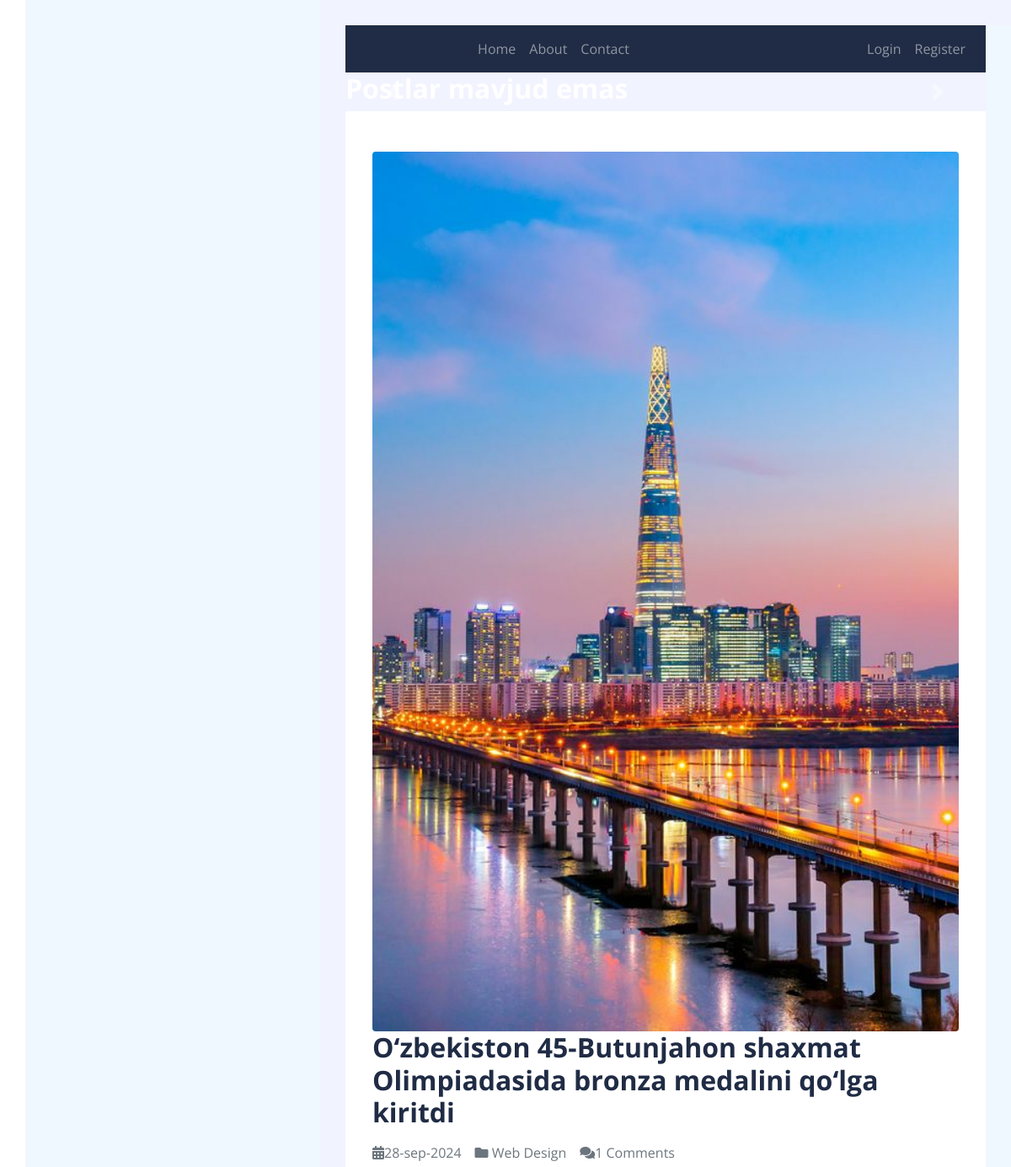
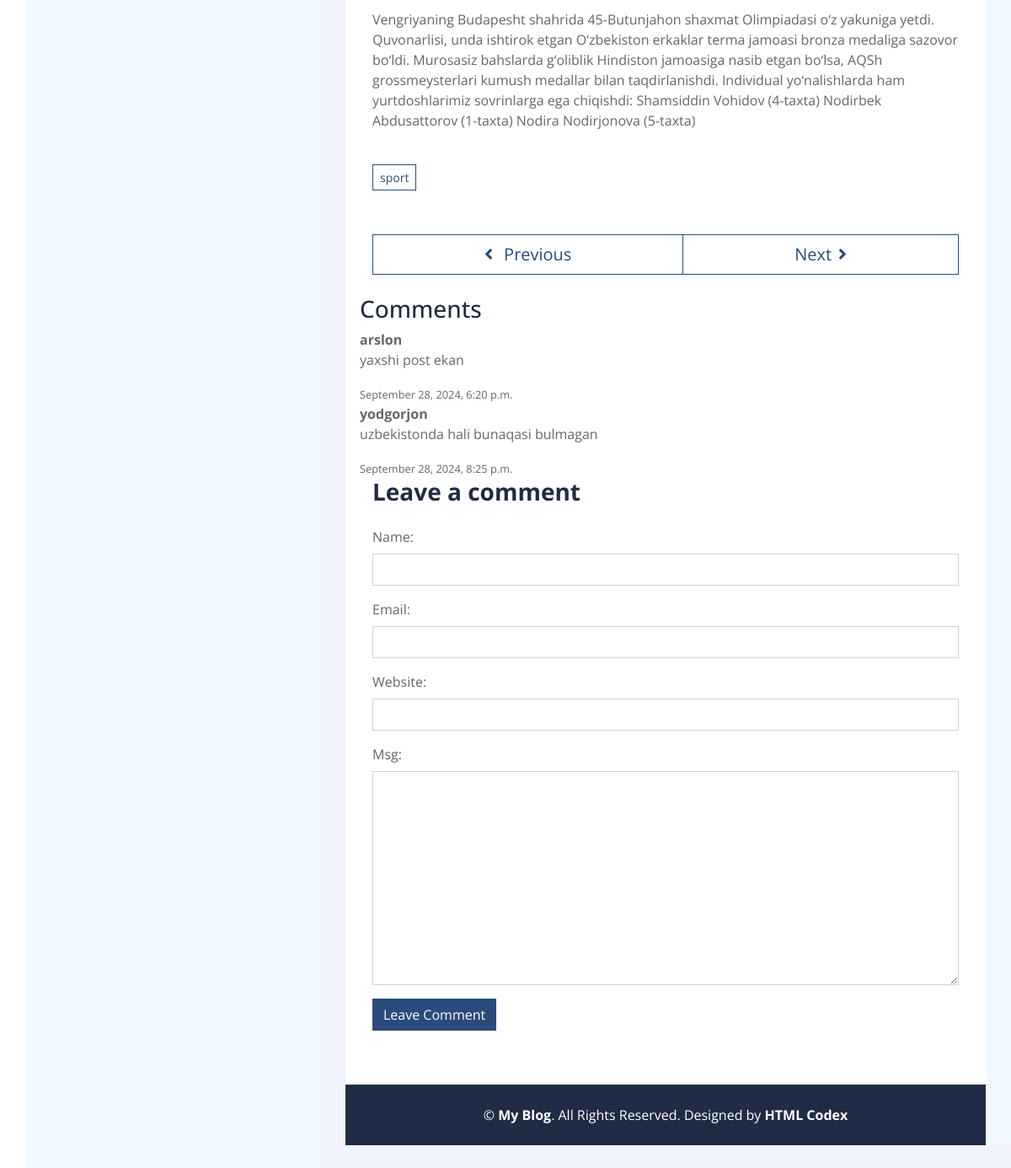
The page /detail/18/ on the database its author committed (2 pictures, top to bottom).
### postapp/models.py (models this page shows, shortened)
class Post(models.Model):
    title = models.CharField(max_length=200)
    body = models.TextField()
    image = models.FileField(upload_to='post-images')
    tags = models.ManyToManyField("Tag", related_name='tags', blank=True)
    is_approved = models.BooleanField(default=False)
    created_on = models.DateTimeField(auto_now_add=True)
    author = models.ForeignKey(User, on_delete=models.CASCADE)
    views = models.IntegerField(default=0)  # Ko'rishlar soni
    recommended = models.BooleanField(default=False)  # Tavsiya qilingan
    class Meta:
        app_label = 'postapp'
        ordering = ['-created_on']

class Tag(models.Model):
    name = models.CharField(max_length=100)
    created_on = models.DateTimeField(auto_now_add=True)

class Comment(models.Model):
    post = models.ForeignKey(Post, on_delete=models.CASCADE, related_name='comments')
    name = models.CharField(max_length=200)
    email = models.EmailField(max_length=200)
    website = models.CharField(max_length=100, blank=True, null=True)
    parent = models.ForeignKey('self', on_delete=models.CASCADE, related_name='replies', blank=True, null=True)
    image = models.FileField(upload_to='comment-image', default='comment-image/jack.jpg')
    msg = models.TextField()
    created_on = models.DateTimeField(auto_now_add=True)
    @property
    def get_replies(self):
        return Comment.objects.filter(parent=self).order_by('-created_on')

### postapp/views.py (the view, shortened to what this page needs)
# urls.py: path('detail/<int:pk>/', views.getPost, name='post_detail'),
def getPost(request, pk):
    template_name = 'postapp/detail.html'
    post = get_object_or_404(Post, pk=pk)
    post.views += 1
    post.save()
    tags = post.tags.all()
    comments = post.comments.filter(parent=None)  # Faqatgina asosiy kommentlarni olish
    comment_form = CommentForm()
    context = {
        'post': post,
        'comment_form': comment_form,
        'comments': comments,
        'tags': tags
    }
    return render(request, template_name, context)

### postapp/forms.py
class CommentForm(forms.ModelForm):
    class Meta:
        model = Comment
        fields = ['name', 'email', 'website', 'msg']
    def __init__(self, *args, **kwargs):
        super(CommentForm, self).__init__(*args, **kwargs)
        for name, field in self.fields.items():
            field.widget.attrs.update({'class': 'form-control'})

### templates/postapp/detail.html (shortened to what this page needs)
{% extends 'base.html' %}
{% load static %}
{% block content %}
    <div class="container py-5 px-2 bg-white">
        <div class="row px-4">
            <div class="col-12">
                {% if post.image %}
                <img class="img-fluid mb-4 mb-md-0 w-100 rounded " src="{{ post.image.url }}" alt="Image">
                {% endif %}
              <h2 class="mb-3 font-weight-bold">{{ post.title }}</h2>
                <div class="d-flex">
                    <p class="mr-3 text-muted"><i class="fa fa-calendar-alt"></i>{{ post.created_on | date:"d-b-Y" }}</p>
                    <p class="mr-3 text-muted"><i class="fa fa-folder"></i> Web Design</p>
                    {% if post.comments.count <= 1 %}
                    <p class="mr-3 text-muted"><i class="fa fa-comments"></i>{{ post.comments.count }} Comments</p>
                    {% else %}
                    <p class="mr-3 text-muted"><i class="fa fa-comments"></i>{{ post.comments.count }} Comments</p>
                    {% endif %}
                </div>
                <p>{{ post.body }}</p>
            </div>
            <div class="col-12 py-4">
                {% for tag in tags %}
                    <a href="{% url 'post_filter' tag.name %}" class="btn btn-sm btn-outline-primary mb-1">{{ tag.name }}</a>
                {% empty %}
                    <p>No tags</p>
                {% endfor %}
            </div>
            <div class="col-12 py-4">
                <div class="btn-group btn-group-lg w-100">
                    <button type="button" class="btn btn-outline-primary"><i class="fa fa-angle-left mr-2"></i> Previous</button>
                    <button type="button" class="btn btn-outline-primary">Next<i class="fa fa-angle-right ml-2"></i></button>
                </div>
            </div>
            <div class="comments-section">
                <h3>Comments</h3>
                {% for comment in comments %}
                    <div class="comment">
                        <strong>{{ comment.name }}</strong>
                        <p>{{ comment.msg }}</p>
                        <small>{{ comment.created_on|date:"F j, Y, g:i a" }}</small>
                        {% if comment.get_replies %}
                            <div class="replies">
                                {% for reply in comment.get_replies %}
                                    <div class="reply">
                                        <strong>{{ reply.name }}</strong>
                                        <p>{{ reply.msg }}</p>
                                        <small>{{ reply.created_on|date:"F j, Y, g:i a" }}</small>
                                    </div>
                                {% endfor %}
                            </div>
                        {% endif %}
                    </div>
                {% empty %}
                    <p>No comments yet.</p>
                {% endfor %}
            </div>
            <div class="col-12">
                <h3 class="mb-4 font-weight-bold">Leave a comment</h3>
                <form method="post">
                    {{ comment_form.as_p }}
                    <div class="form-group">
                        <input type="submit" value="Leave Comment" class="btn btn-primary">
                    </div>
                </form>
            </div>
        </div>
    </div>
{% endblock content %}

### templates/base.html (shortened to what this page needs)
{% load static %}
<!DOCTYPE html>
<html lang="en">
<head>
    <link href="https://cdnjs.cloudflare.com/ajax/libs/font-awesome/5.10.0/css/all.min.css" rel="stylesheet">
    <link href="{% static 'css/style.css' %}" rel="stylesheet">
</head>
<body>
<div class="wrapper">
    <div class="sidebar" id="sidebar">
</div>
  <div class="content">
    {% include 'navbar.html' %}
<div class="container p-0">
    <div id="blog-carousel" class="carousel slide" data-ride="carousel">
        <div class="carousel-inner">
            {% for post in recommended_posts %}
            <div class="carousel-item {% if forloop.first %}active{% endif %}">
                <img class="w-100" src="{{ post.image.url }}" alt="{{ post.title }}">
                <div class="carousel-caption d-flex flex-column align-items-center justify-content-center">
                    <h2 class="mb-3 text-white font-weight-bold">{{ post.title }}</h2>
                    <div class="d-flex text-white">
                        <small class="mr-2"><i class="fa fa-calendar-alt"></i> {{ post.created_on|date:"d-b-Y" }}</small>
                        <small class="mr-2"><i class="fa fa-folder"></i> Web Design</small>
                        <small class="mr-2"><i class="fa fa-comments"></i> {{ post.comments.count }} Comments</small>
                    </div>
                    <a href="{% url 'post_detail' post.pk %}" class="btn btn-lg btn-outline-light mt-4">O'qish</a>
                </div>
            </div>
            {% empty %}
            <div class="carousel-item active">
                <h2 class="text-white font-weight-bold">Postlar mavjud emas</h2>
            </div>
            {% endfor %}
        </div>
        <a class="carousel-control-prev" href="#blog-carousel" data-slide="prev">
            <span class="carousel-control-prev-icon"></span>
        </a>
        <a class="carousel-control-next" href="#blog-carousel" data-slide="next">
            <span class="carousel-control-next-icon"></span>
        </a>
    </div>
</div>
      {% block content %}
      {% endblock content %}
    {% include 'footer.html' %}
  </div>
</div>
</body>
</html>

### templates/navbar.html (shortened to what this page needs)
<div class="container p-0">
    <nav class="navbar navbar-expand-lg bg-secondary navbar-dark">
        <div class="collapse navbar-collapse justify-content-between" id="navbarCollapse">
            <div class="navbar-nav m-auto">
                <a href="{% url 'post_all' %}" class="nav-item nav-link {% if request.path == '/' %}active{% endif %}">Home</a>
                <a href="{% url 'about_me' %}" class="nav-item nav-link {% if request.path == '/about/' %}active{% endif %}">About</a>
                <a href="{% url 'send_message' %}" class="nav-item nav-link">Contact</a>
            </div>
            <div class="navbar-nav ml-auto">
                {% if user.is_authenticated %}
                    <form action="{% url 'logout' %}" method="post" style="display: inline;">
                        {% csrf_token %}
                        <button type="submit" class="btn btn-info mt-3">Logout</button>
                    </form>
                    <a href="{% url 'add_post' %}" class="btn btn-success mt-3">Add New Post</a>
                {% else %}
                    <a href="{% url 'login' %}" class="nav-item nav-link">Login</a>
                    <a href="{% url 'signup' %}" class="nav-item nav-link">Register</a>
                {% endif %}
            </div>
        </div>
    </nav>
</div>

### templates/footer.html
{% load static %}
<div class="container py-4 bg-secondary text-center">
    <p class="m-0 text-white">
        &copy; <a class="text-white font-weight-bold" href="#">My Blog</a>. All Rights Reserved. Designed by <a class="text-white font-weight-bold" href="https://htmlcodex.com">HTML Codex</a>
    </p>
</div>

### rows shown on the page
Post: image (picture), title "O‘zbekiston 45-Butunjahon shaxmat Olimpiadasida bronza medalini qo‘lga kiritdi", created_on "28-sep-2024", comments.count "1", body "Vengriyaning Budapesht shahrida 45-Butunjahon shaxmat Olimpiadasi o‘z yakuniga yetdi. Quvonarlisi, unda ishtirok etgan O‘zbekiston erkaklar terma jamoasi bronza medaliga sazovor bo‘ldi. Murosasiz bahslarda g‘oliblik Hindiston jamoasiga nasib etgan bo‘lsa, AQSh grossmeysterlari kumush medallar bilan taqdirlanishdi. Individual yo‘nalishlarda ham yurtdoshlarimiz sovrinlarga ega chiqishdi: Shamsiddin Vohidov (4-taxta) Nodirbek Abdusattorov (1-taxta) Nodira Nodirjonova (5-taxta)"
Tag: name "sport"
Comment: name "arslon", msg "yaxshi post ekan", created_on "September 28, 2024, 6:20 p.m."
Comment: name "yodgorjon", msg "uzbekistonda hali bunaqasi bulmagan", created_on "September 28, 2024, 8:25 p.m."
